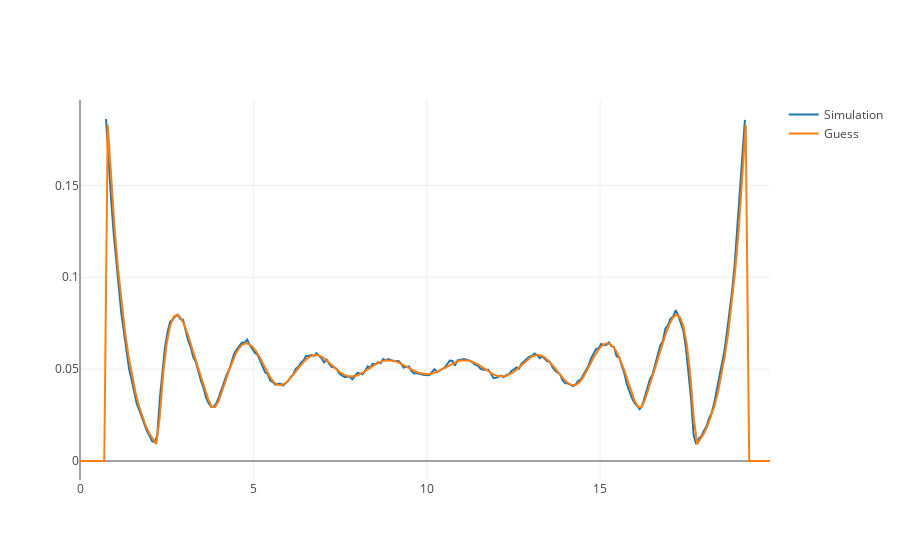

The code cell stored with this chart in its notebook:
### Code cell
py.iplot([Scatter(x=bins, y=hist, name="Simulation"), Scatter(x=xs, y=tot, name="Guess")])

### Figure 1 — Plotly figure (JSON) as saved in the notebook; plotly's stock layout.template omitted (floating-point values rounded to 4 significant figures; data arrays with more than 128 entries replaced by an {"elided": "..."} marker saying what was removed)
{"data": [{"name": "Simulation", "type": "scatter", "x": {"elided": "251 float values"}, "y": {"elided": "250 float values"}}, {"name": "Guess", "type": "scatter", "x": {"elided": "200 float values"}, "y": {"elided": "200 float values"}}], "layout": {}}
